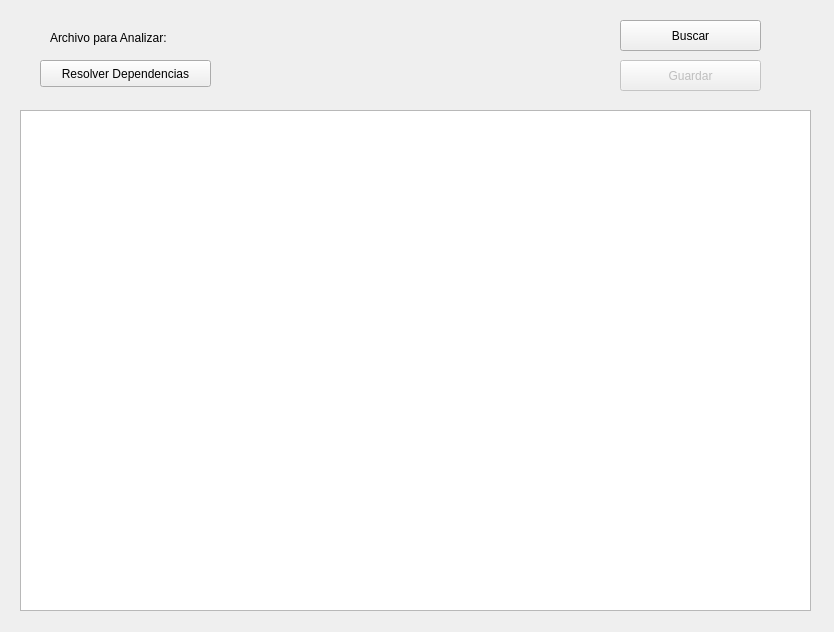
<?xml version="1.0" encoding="UTF-8"?>
<ui version="4.0">
 <class>Form</class>
 <widget class="QWidget" name="Form">
  <property name="windowModality">
   <enum>Qt::NonModal</enum>
  </property>
  <property name="geometry">
   <rect>
    <x>0</x>
    <y>0</y>
    <width>834</width>
    <height>632</height>
   </rect>
  </property>
  <property name="windowTitle">
   <string>pyDep</string>
  </property>
  <widget class="QPushButton" name="openButton">
   <property name="geometry">
    <rect>
     <x>620</x>
     <y>20</y>
     <width>141</width>
     <height>31</height>
    </rect>
   </property>
   <property name="text">
    <string>Buscar</string>
   </property>
  </widget>
  <widget class="QLabel" name="label">
   <property name="geometry">
    <rect>
     <x>50</x>
     <y>30</y>
     <width>161</width>
     <height>16</height>
    </rect>
   </property>
   <property name="text">
    <string>Archivo para Analizar:</string>
   </property>
  </widget>
  <widget class="QLabel" name="label_opened">
   <property name="geometry">
    <rect>
     <x>210</x>
     <y>26</y>
     <width>381</width>
     <height>20</height>
    </rect>
   </property>
   <property name="text">
    <string/>
   </property>
  </widget>
  <widget class="QPushButton" name="pushButton_resolve">
   <property name="geometry">
    <rect>
     <x>40</x>
     <y>60</y>
     <width>171</width>
     <height>27</height>
    </rect>
   </property>
   <property name="text">
    <string>Resolver Dependencias</string>
   </property>
  </widget>
  <widget class="QTextEdit" name="editor_window">
   <property name="geometry">
    <rect>
     <x>20</x>
     <y>110</y>
     <width>791</width>
     <height>501</height>
    </rect>
   </property>
  </widget>
  <widget class="QPushButton" name="pushButton_save">
   <property name="enabled">
    <bool>false</bool>
   </property>
   <property name="geometry">
    <rect>
     <x>620</x>
     <y>60</y>
     <width>141</width>
     <height>31</height>
    </rect>
   </property>
   <property name="text">
    <string>Guardar</string>
   </property>
  </widget>
 </widget>
 <resources/>
 <connections/>
</ui>
